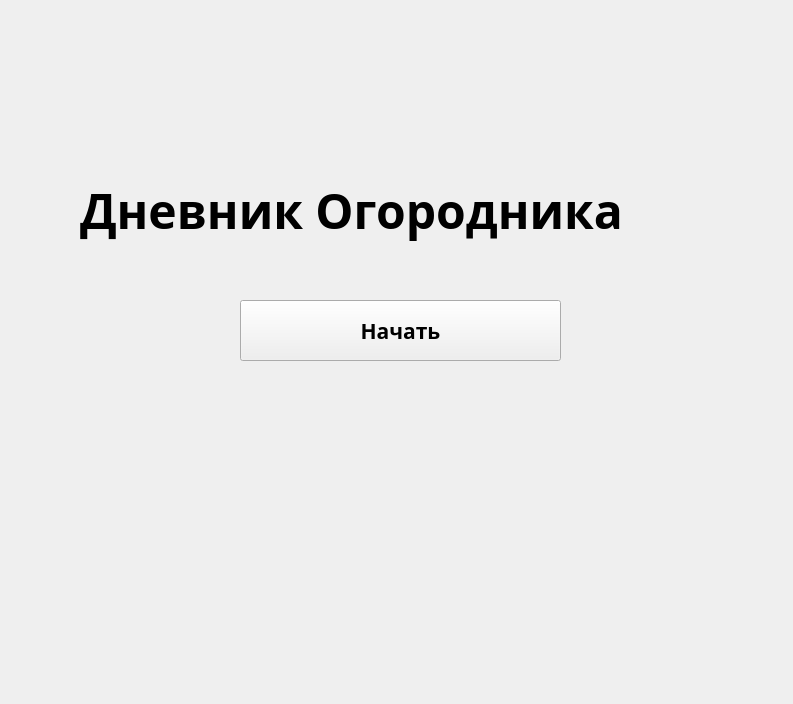
<?xml version="1.0" encoding="UTF-8"?>
<ui version="4.0">
 <class>DiaryofGardener</class>
 <widget class="QWidget" name="DiaryofGardener">
  <property name="geometry">
   <rect>
    <x>0</x>
    <y>0</y>
    <width>793</width>
    <height>704</height>
   </rect>
  </property>
  <property name="windowTitle">
   <string>Form</string>
  </property>
  <widget class="QLabel" name="label">
   <property name="geometry">
    <rect>
     <x>-590</x>
     <y>-390</y>
     <width>1631</width>
     <height>1111</height>
    </rect>
   </property>
   <property name="text">
    <string/>
   </property>
   <property name="pixmap">
    <pixmap>фон.png</pixmap>
   </property>
  </widget>
  <widget class="QLabel" name="label_2">
   <property name="geometry">
    <rect>
     <x>80</x>
     <y>60</y>
     <width>661</width>
     <height>301</height>
    </rect>
   </property>
   <property name="font">
    <font>
     <family>Segoe Print</family>
     <pointsize>36</pointsize>
     <weight>75</weight>
     <bold>true</bold>
     <underline>false</underline>
    </font>
   </property>
   <property name="text">
    <string>Дневник Огородника</string>
   </property>
  </widget>
  <widget class="QPushButton" name="klik">
   <property name="geometry">
    <rect>
     <x>240</x>
     <y>300</y>
     <width>321</width>
     <height>61</height>
    </rect>
   </property>
   <property name="font">
    <font>
     <family>Segoe Print</family>
     <pointsize>16</pointsize>
     <weight>75</weight>
     <bold>true</bold>
    </font>
   </property>
   <property name="text">
    <string>Начать</string>
   </property>
  </widget>
 </widget>
 <resources/>
 <connections/>
</ui>
